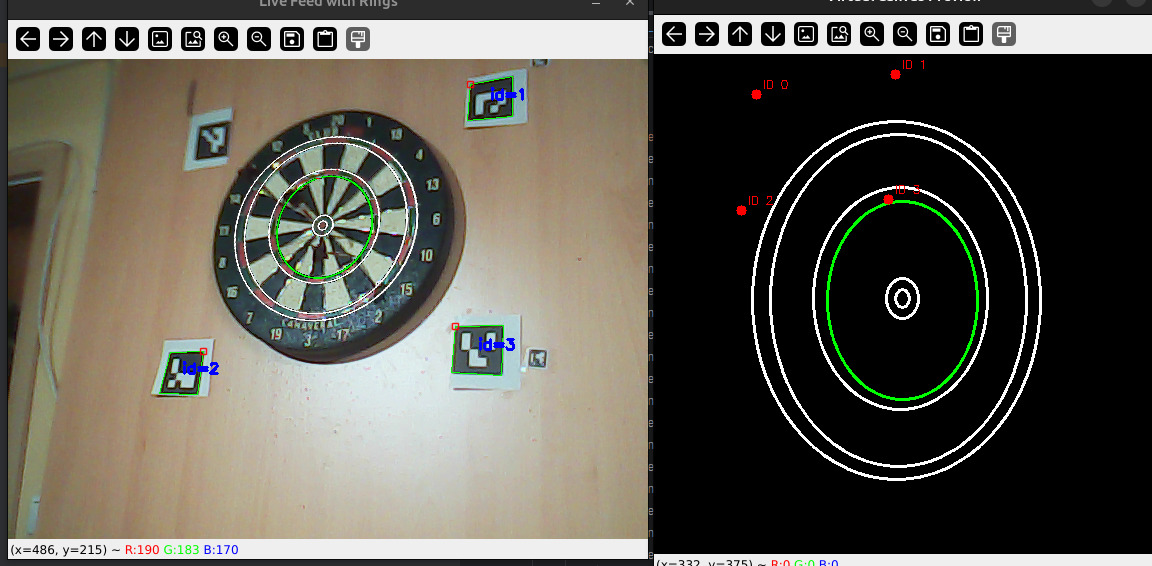
#> input picture thesis/latex_htl_da_template/pics/earlyCalibration.jpg, 1152 x 566 px; its folder holds only this picture in this run
$ python -i detector.py   (imports and definitions only)
#> lines starting #> are read from the running program, lines starting #| are printed output that depends on the picture
#> further down, picture is the input picture: shape (566, 1152, 3); mean B, G, R 81.4, 90.3, 93
import cv2
import numpy as np
import time
import os
from threading import Thread
from queue import Queue

groups = []

# [19 lines left out: function _estimate_tip, not called in this run]

class DartDetector:
    def __init__(self, still_time=0.4, motion_thresh=18, min_blob_area=50, debug=False):
        self.bg_frame = None
        self.last_movement = time.time()
        self.still_time = still_time
        self.motion_thresh = motion_thresh
        self.min_blob_area = min_blob_area
        self.detected_positions = []
        self.known_darts = []
        self.ready_to_analyze = False

        self.motion_history = []
        self.motion_history_duration = 0.5
        self.motion_min_level = 30
        self.motion_max_jump = 60

        self.debug_tip = None
        self.debug_merged = None
        self.debug = debug
        self.debug_frame_id = 0

        # Camera auto-adjustment detection
        self.global_motion_thresh = 0.15  # If >15% of frame has significant motion, it's likely auto-adjustment
        self.camera_adjustment_cooldown = 0.5  # Ignore detections for 0.5s after auto-adjustment
        self.last_camera_adjustment = 0
        self.auto_adjustment_history = []

        # Motion frame capture on separate thread
        self.motion_frame_id = 0
        self.save_motion_frames = True
        self.motion_frames_dir = "motion_frames"
        self.motion_frame_queue = Queue()
        self.motion_writer_thread = None
        self.stop_motion_writer = False

        # Create motion_frames directory if it doesn't exist
        if self.save_motion_frames and not os.path.exists(self.motion_frames_dir):
            os.makedirs(self.motion_frames_dir)

        # Start motion frame writer thread
        self._start_motion_writer_thread()

    # [71 lines left out: functions _apply_filter_pipeline, create_filter_images, _connect_dart_parts, _detect_camera_adjustment, not called in this run]

    def _start_motion_writer_thread(self):
        """Start the background thread that saves motion frames"""
        self.stop_motion_writer = False
        self.motion_writer_thread = Thread(target=self._motion_writer_worker, daemon=True)
        self.motion_writer_thread.start()
        print("Motion writer thread started.")

    def _motion_writer_worker(self):
        """Worker thread that continuously saves motion frames from the queue"""
        while not self.stop_motion_writer:
            try:
                # Get frame from queue with timeout to allow stopping
                frame, motion_level = self.motion_frame_queue.get(timeout=0.5)

                if frame is None:  # Sentinel value to stop thread
                    break

                # Save the frame
                filename = f"{self.motion_frames_dir}/{self.motion_frame_id:06d}_motion_{motion_level:.0f}.png"
                cv2.imwrite(filename, frame)
                self.motion_frame_id += 1

            except Exception:
                # Queue timeout or other error, just continue
                pass

    # [22 lines left out: functions queue_motion_frame, stop_motion_writer_thread, not called in this run]

    def update(self, frame, ignore_mask=None):
        gray = cv2.cvtColor(frame, cv2.COLOR_BGR2GRAY)
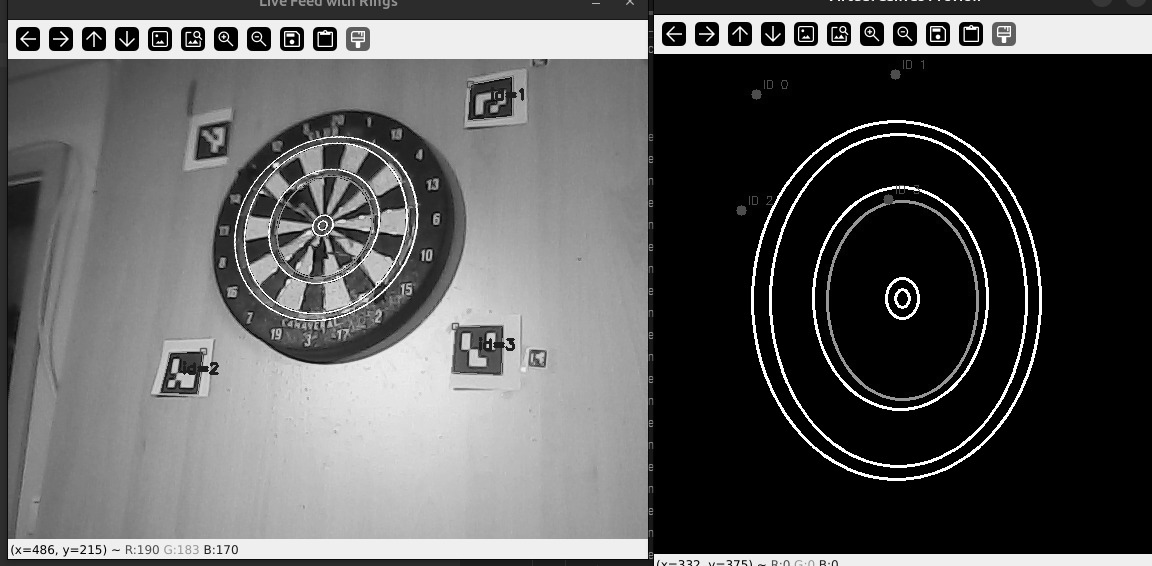
#> gray: shape (566, 1152); min 0, max 255, mean 90.1
        blurred = cv2.GaussianBlur(gray, (9, 9), 0)
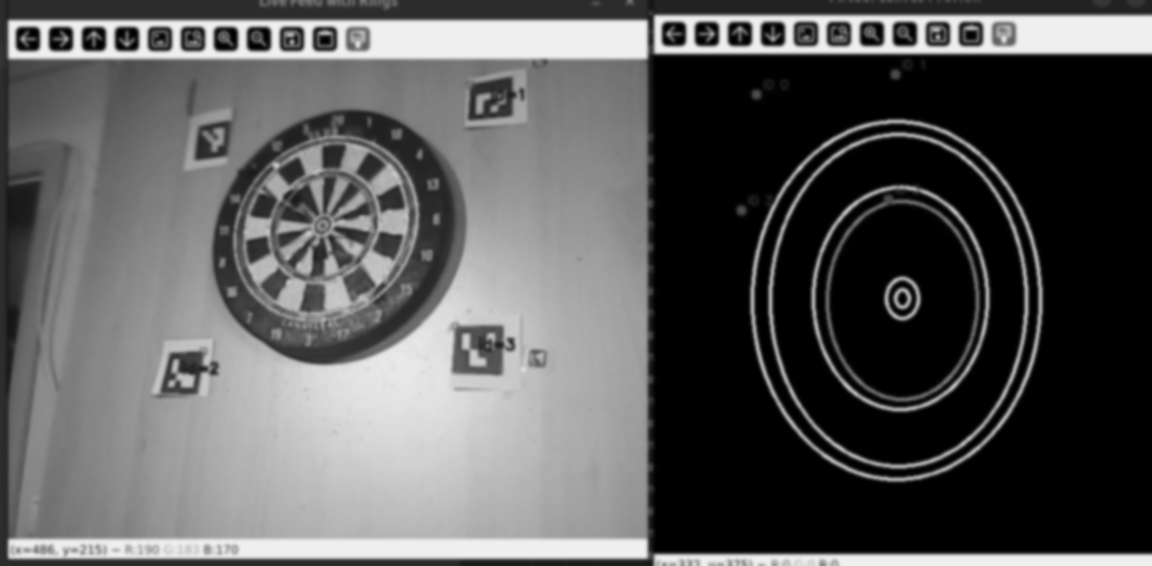
#> blurred: shape (566, 1152); min 0, max 239, mean 90.1

        if self.bg_frame is None:
            self.bg_frame = blurred.copy()
            return [], None, [], 0

        diff = cv2.absdiff(self.bg_frame, blurred)

        # Check for camera auto-adjustment (focus/brightness change)
        now = time.time()
        if self._detect_camera_adjustment(diff):
            # Reset background to adapt to new conditions
            self.bg_frame = blurred.copy()
            self.last_camera_adjustment = now
            self.motion_history.clear()
            self.ready_to_analyze = False
            self.known_darts.clear()
            if self.debug:
                self._debug_save("20_camera_adjustment", diff)
            # Return early - don't process during adjustment
            return [], np.zeros_like(diff), [], 0

        thresh = self._apply_filter_pipeline(diff)

        thresh = cv2.dilate(thresh, None, iterations=2)
        thresh = cv2.erode(thresh, None, iterations=1)

        thresh = self._connect_dart_parts(thresh)

        if ignore_mask is not None:
            try:
                mask = ignore_mask
                if not isinstance(mask, np.ndarray):
                    mask = np.array(mask)
                if mask.dtype != np.bool_:
                    mask = mask.astype(np.uint8)
                    mask = mask != 0

                if mask.shape != thresh.shape:
                    mask_resized = cv2.resize(mask.astype('uint8'), (thresh.shape[1], thresh.shape[0]), interpolation=cv2.INTER_NEAREST)
                    mask = mask_resized != 0

                if mask.any():
                    thresh = thresh.copy()
                    thresh[mask] = 0
            except Exception:
                pass

        known_mask = np.ones_like(thresh) * 255
        for (x, y) in self.known_darts:
            cv2.circle(known_mask, (int(x), int(y)), 12, (0,), -1)
        thresh = cv2.bitwise_and(thresh, thresh, mask=known_mask)

        motion_level = np.sum(thresh) / 255
        new_darts = []
        contour_boxes = []
        now = time.time()

        # Queue motion frame for async saving if motion detected
        if motion_level > self.motion_min_level:
            self.queue_motion_frame(frame, motion_level)

        self.motion_history.append((now, motion_level))
        self.motion_history = [(t, l) for (t, l) in self.motion_history if now - t <= self.motion_history_duration]

        if len(self.motion_history) >= 3:
            levels = [l for (_, l) in self.motion_history]
            spread = max(levels) - min(levels)
            if spread < self.motion_max_jump:
                self.last_movement = now
                self.ready_to_analyze = True

        if motion_level > 8000:
            self.ready_to_analyze = False
            self.bg_frame = blurred.copy()
            self.known_darts.clear()
            return [], thresh, contour_boxes, motion_level

        if self.ready_to_analyze and (now - self.last_movement > self.still_time):
            self._debug_save("01_input", frame)
            self._debug_save("02_diff_global", diff)
            self._debug_save("03_thresh_global", thresh)

            contours, _ = cv2.findContours(thresh, cv2.RETR_EXTERNAL, cv2.CHAIN_APPROX_SIMPLE)

            contours = [c for c in contours if cv2.contourArea(c) >= self.min_blob_area]
            contours = sorted(contours, key=cv2.contourArea, reverse=True)

            if self.debug:
                dbg = frame.copy()
                for c in contours[:3]:
                    if c is not None and len(c) > 0:
                        cv2.drawContours(dbg, [c], -1, (0, 255, 0), 2)
                self._debug_save("04_largest_contours", dbg)

            if contours:
                try:
                    all_pts = np.vstack([c.reshape(-1, 2) for c in contours])
                    all_pts = all_pts.astype(np.float32)
                except Exception:
                    all_pts = None

                merged_contour = None
                tip = None
                centroid = None

                if all_pts is not None and len(all_pts) >= 3:
                    merged_contour = cv2.convexHull(all_pts.reshape(-1, 1, 2))
                    tip, centroid = _estimate_tip(merged_contour, frame_debug=thresh)

                if (tip is None or centroid is None) and isinstance(all_pts, np.ndarray) and all_pts.shape[0] > 0:
                    left_idx = int(np.argmin(all_pts[:, 0]))
                    x = float(all_pts[left_idx, 0].tolist())
                    y = float(all_pts[left_idx, 1].tolist())
                    tip = (int(x), int(y))
                    centroid = np.mean(all_pts, axis=0)

                if tip is not None and centroid is not None:
                    if tip[0] >= centroid[0]:
                        return [], thresh, contour_boxes, motion_level

                    self.known_darts.append(tip)
                    new_darts.append(tip)
                    self.ready_to_analyze = False

                    debug_final = frame.copy()
                    cv2.circle(debug_final, tip, 8, (0, 0, 255), -1)
                    cv2.circle(debug_final, tip, 22, (0, 255, 255), 2)
                    cv2.putText(debug_final, "DART", (tip[0] + 10, tip[1] - 10),
                                cv2.FONT_HERSHEY_SIMPLEX, 0.6, (0, 255, 255), 2)

                    try:
                        if merged_contour is not None and merged_contour.shape[0] > 0:
                            dbg_merged = frame.copy()
                            cv2.drawContours(dbg_merged, [merged_contour], -1, (255, 0, 0), 2)
                            cv2.circle(dbg_merged, tip, 6, (0, 0, 255), -1)
                            self._debug_save("04_largest_contours_merged", dbg_merged)
                    except Exception:
                        print("Error drawing merged contour for debug")
                        pass

                    self._debug_save("05_final_tip", debug_final)

                    self.create_filter_images(diff)

                    self.debug_frame_id += 1
                    self.motion_history.clear()

            self.bg_frame = blurred.copy()
            self.ready_to_analyze = False

        return new_darts, thresh, contour_boxes, motion_level

    def get_groups(self):
        return groups

    # [5 lines left out: function _debug_save, not called in this run]

    def cleanup(self):
        """Cleanup resources - call this before shutting down the detector"""
        self.stop_motion_writer_thread()

>>> import cv2
>>> picture = cv2.imread('../../../thesis/latex_htl_da_template/pics/earlyCalibration.jpg')
>>> result = DartDetector().update(picture)

$ run again, on thesis/latex_htl_da_template/pics/knuthi.jpg
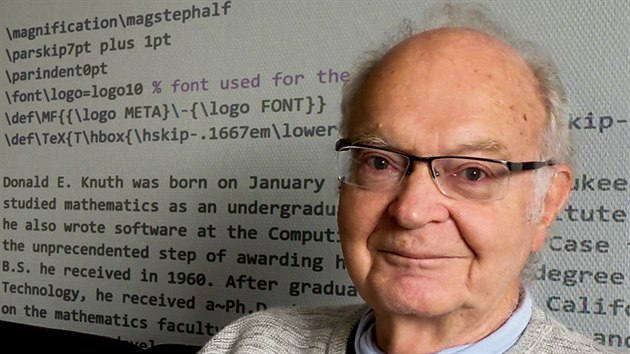
#> input picture thesis/latex_htl_da_template/pics/knuthi.jpg, 630 x 354 px
#> picture is the input picture: shape (354, 630, 3); mean B, G, R 110.6, 121.6, 136
#> in update, `gray = cv2.cvtColor(frame, cv2.COLOR_BGR2GRAY)`:
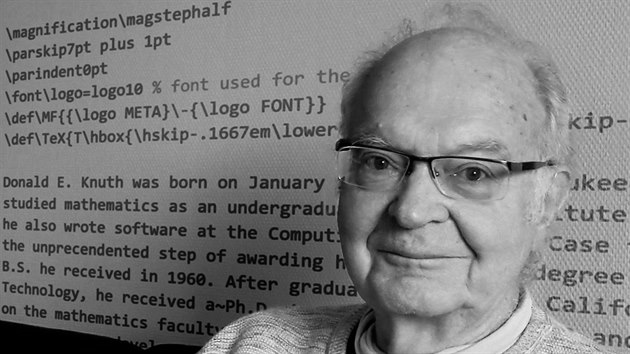
#> gray: shape (354, 630); min 0, max 252, mean 124.7
#> in update, `blurred = cv2.GaussianBlur(gray, (9, 9), 0)`:
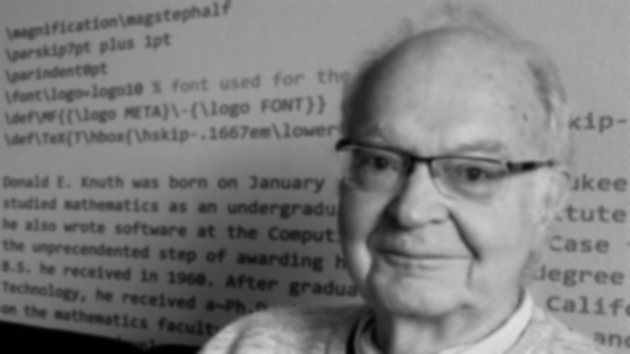
#> blurred: shape (354, 630); min 0, max 223, mean 124.7
